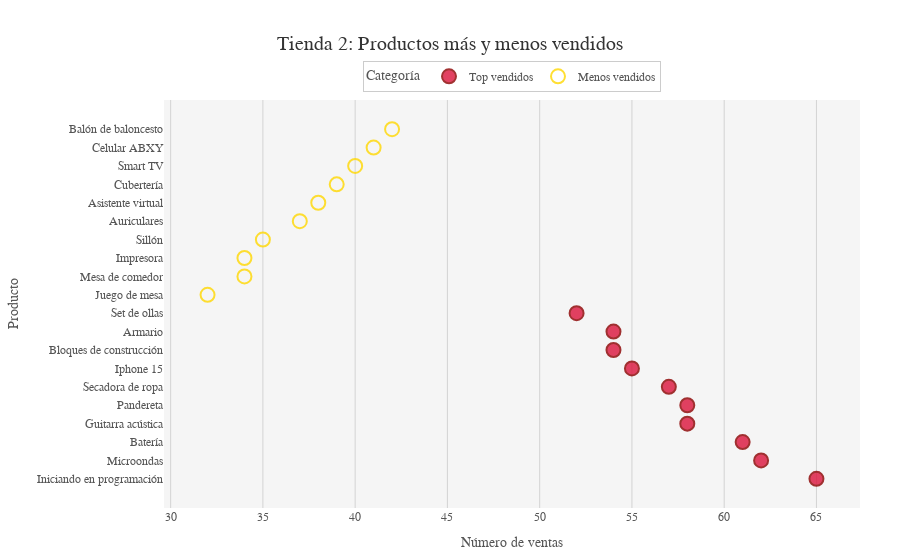

Source (notebook cell):
### Code cell
diagrama_productos_mas_menos_vendidos(productos_mas_vendidos_t2['Producto'], productos_menos_vendidos_t2['Producto'], productos_mas_vendidos_t2['Ventas'], productos_menos_vendidos_t2['Ventas'],"Tienda 2")

### Figure 1 — Plotly figure (JSON) as saved in the notebook; plotly's stock layout.template omitted (floating-point values rounded to 4 significant figures)
{"data": [{"hovertemplate": "%{y}<br>Ventas: %{x}<extra></extra>", "marker": {"color": "crimson", "line": {"color": "darkred", "width": 2}, "opacity": 0.8, "size": 14, "symbol": "circle"}, "mode": "markers", "name": "Top vendidos", "type": "scatter", "x": [65, 62, 61, 58, 58, 57, 55, 54, 54, 52], "y": ["Iniciando en programación", "Microondas", "Batería", "Guitarra acústica", "Pandereta", "Secadora de ropa", "Iphone 15", "Bloques de construcción", "Armario", "Set de ollas"]}, {"hovertemplate": "%{y}<br>Ventas: %{x}<extra></extra>", "marker": {"color": "gold", "line": {"color": "darkgoldenrod", "width": 2}, "opacity": 0.8, "size": 14, "symbol": "circle-open"}, "mode": "markers", "name": "Menos vendidos", "type": "scatter", "x": [32, 34, 34, 35, 37, 38, 39, 40, 41, 42], "y": ["Juego de mesa", "Mesa de comedor", "Impresora", "Sillón", "Auriculares", "Asistente virtual", "Cubertería", "Smart TV", "Celular ABXY", "Balón de baloncesto"]}], "layout": {"font": {"color": "#555555", "family": "Calibri", "size": 12}, "legend": {"bgcolor": "rgba(255,255,255,0.8)", "bordercolor": "#CCCCCC", "borderwidth": 1, "orientation": "h", "title": {"text": "Categoría"}, "x": 0.5, "xanchor": "center", "y": 1.02, "yanchor": "bottom"}, "margin": {"b": 40, "l": 120, "r": 40, "t": 100}, "paper_bgcolor": "white", "plot_bgcolor": "whitesmoke", "title": {"font": {"color": "#333333", "family": "Arial Black", "size": 20}, "text": "Tienda 2: Productos más y menos vendidos", "x": 0.5}, "xaxis": {"gridcolor": "lightgray", "showgrid": true, "title": {"text": "Número de ventas"}, "zeroline": false}, "yaxis": {"showgrid": false, "title": {"text": "Producto"}}}}
